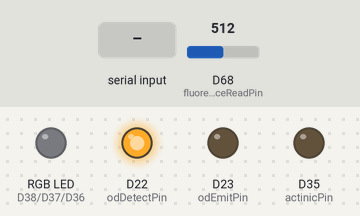
Bench run of a sketch on a simulated Arduino Due. Shown: an RGB LED mixed from three pins (HIGH = lit), output pins drawn as LEDs (lit = HIGH). The test bench sets the inputs (shaded band); at power-on: D68 (fluorescenceReadPin) = 512 (analog values on the 0–1023 scale). What the sketch prints to the serial monitor is not drawn.

Above: at 1.2 s.
1.3 s: "MOD\n" received over Serial
At 1.7 s:
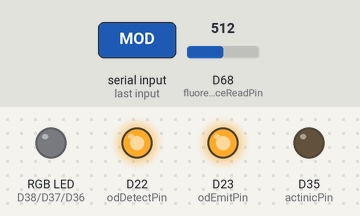
3.3 s: "MeasureFluorescence\n" received over Serial
At 3.9 s:
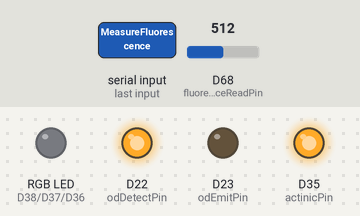
Timing chart, 0 to 8.2 s (numbered marks = the images above; inputs shaded):
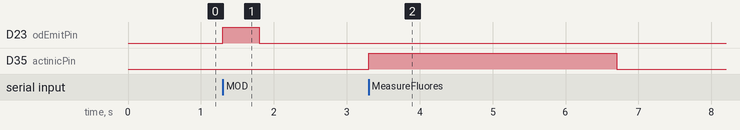

Measured:
- after the input at 1.3 s, D23 (odEmitPin): LOW → HIGH at once, → LOW 0.50 s later
- after the input at 3.3 s, D35 (actinicPin): LOW → HIGH at once, → LOW 3.4 s later

The sketch:

Phenobottle_Teensy.ino
```cpp
// (licence header left out)
// Analog Pins


//#define temperatureReadPin 33

// Optical density
#define odEmitPin   23
#define odDetectPin 22
#define odReadPin   20

// Fluorescence
#define fluorescenceReadPin A14
#define actinicPin 35
#define actinicPower 255

//RGB Control
#define redPin 38
#define greenPin 37
#define bluePin 36

//Other
#define temperaturePower 20

// Fluorescence measuring settings


#define MICRO_READS 10000  // samples

#define MILI_DELAY  100    // us
#define MILI_LENGTH 1000   // ms
#define MILI_READS  MILI_LENGTH*1000/MILI_DELAY

// Setup arrays that hold fluorescence data
int microRead [MICRO_READS];
int milliRead [MILI_READS];

// Setup arrays that hold timestamps that correspond to fluorescence values
float microTime [MICRO_READS];
float milliTime [MILI_READS];
String command;

int microLength = MICRO_READS, milliLength = MILI_READS; // Change these to match the size of the above arrays

float refVoltage = 3.3; // Set the reference voltage (only applicable with Teensy 3.6)

void setup() {
  Serial.begin(500000); // Initalise serial communications at specific baud rate
  analogReadResolution(12); // Set the resolution of the microcontroller in bits
  set_reference_voltage(refVoltage); // Only applicable with a Teensy 3.6 (disable if using other microcontroller)

  pinMode(temperaturePower, OUTPUT);
  pinMode(odEmitPin, OUTPUT);
  pinMode(odDetectPin, OUTPUT);
  pinMode(actinicPin, OUTPUT);
  pinMode(redPin, OUTPUT);
  pinMode(greenPin, OUTPUT);
  pinMode(bluePin, OUTPUT);

  pinMode(odReadPin, INPUT);
  //pinMode(odReadPin, INPUT_PULLUP);

  digitalWrite(actinicPin, LOW);
  analogWriteFrequency(actinicPin, 20000);

  digitalWrite(odEmitPin, LOW);
  digitalWrite(odDetectPin, HIGH);
  digitalWrite(redPin, LOW);
  digitalWrite(greenPin, LOW);
  digitalWrite(bluePin, LOW);

  // Testing
  RGB_light_ON(0,0,0);
  analogWrite(actinicPin, 0);

}

void RGB_light_ON(int red_intensity,int green_intensity, int blue_intensity){
  analogWrite(redPin, red_intensity);
  analogWrite(greenPin, green_intensity);
  analogWrite(bluePin, blue_intensity);
}

String getValue(String data, char separator, int index){
    int found = 0;
    int strIndex[] = { 0, -1 };
    int maxIndex = data.length() - 1;

    for (int i = 0; i <= maxIndex && found <= index; i++) {
        if (data.charAt(i) == separator || i == maxIndex) {
            found++;
            strIndex[0] = strIndex[1] + 1;
            strIndex[1] = (i == maxIndex) ? i+1 : i;
        }
    }
    return found > index ? data.substring(strIndex[0], strIndex[1]) : "";
}

void measure_optical_density(){
  set_reference_voltage(refVoltage);
  digitalWrite(odEmitPin, HIGH); // Turn on emitting LED
  delay(500); // Slight delay to ensure emitting LED is stable
  int odMeasure = analogRead(odReadPin); // Read optical density
  Serial.println(odMeasure);
  digitalWrite(odEmitPin, LOW); // Turn off emitting LED
}

void set_reference_voltage(float voltage){
  // Sets and initalises the required reference voltage for measurments
  if(voltage == 3.3){
    analogReference(DEFAULT); // Set to 3.3 V
  }
  else if(voltage == 1.1){
    analogReference(DEFAULT); // Set to 1.1 V
  }
  else{
    analogReference(DEFAULT); // Set to default (3.3 V) if unknown value is found
  }
  analogRead(fluorescenceReadPin); // Initalise reference voltage
}

void measure_fluorescence() {
  set_reference_voltage(refVoltage);

  analogWrite(actinicPin, actinicPower); // Turn on actinic LED

  long timer = micros(); // Start timer

  // Read microsecond fluorescence values and corresponding timestamps
  for (unsigned int i = 0; i < MICRO_READS; i++)
  {
    microRead[i] = analogRead(fluorescenceReadPin);
    microTime[i] = micros() - timer;
  }

  // Read millisecond fluorescence values and corresponding timestamps
  for (unsigned int i = 0; i < MILI_READS ; i++)
  {
    milliRead[i] = analogRead(fluorescenceReadPin);
    milliTime[i] = micros() - timer;
    delayMicroseconds(MILI_DELAY);
  }

  analogWrite(actinicPin, 0);
  //digitalWrite(actinicPin, LOW); // Turn off actinic LED
  delay(1);

  // Convert micros() to milliseconds (ms) for microsecond values and convert bits to voltage
  for (unsigned int i = 0; i < sizeof(microRead) / sizeof(int); i++)
  {
   float milliReal = microTime[i]/1000; // Convert micros() to ms
   Serial.print(milliReal, 3);
   Serial.print("\t");
   Serial.println(microRead[i]);
   delay(1);
  }

  // Convert micros() to milliseconds for millsecond values and convert bits to voltage
  for (unsigned int i = 0; i < sizeof(milliRead) / sizeof(int); i++)
  {
   float milliReal = milliTime[i]/1000; // Convert micros() to ms

   Serial.print(milliReal, 3);
   Serial.print("\t");
   Serial.println(milliRead[i]);
   delay(1);
  }
}

void measure_light(){
  analogWrite(actinicPin, actinicPower);
  delay(3000);
  digitalWrite(actinicPin, LOW);
  delay(20);
}

void loop(){
  if(Serial.available()){
    command = Serial.readStringUntil('\n');
    if(command.equals("MeasureOpticalDensity") || command.equals("MOD")){
      measure_optical_density();
    }
    else if(command.equals("MeasureFluorescence") || command.equals("MF")){
      measure_fluorescence();
    }
    else if(command.equals("MeasureLight") || command.equals("ML")){
      measure_light();
    }
    else if(command.startsWith("RGB_light_ON")){
      String red_col = getValue(command, ';', 1);
      String red_freq = getValue(command, ';', 2);
      String green_col = getValue(command, ';', 3);
      String green_freq = getValue(command, ';', 4);
      String blue_col = getValue(command, ';', 5);
      String blue_freq = getValue(command, ';', 6);
      RGB_light_ON(red_freq.toInt(), green_freq.toInt(), blue_freq.toInt());
    }
    else if(command.startsWith("RGB_light_OFF")){
      RGB_light_ON(0,0,0);
    }
    else{
      delay(100);
    }
  }
}
```
